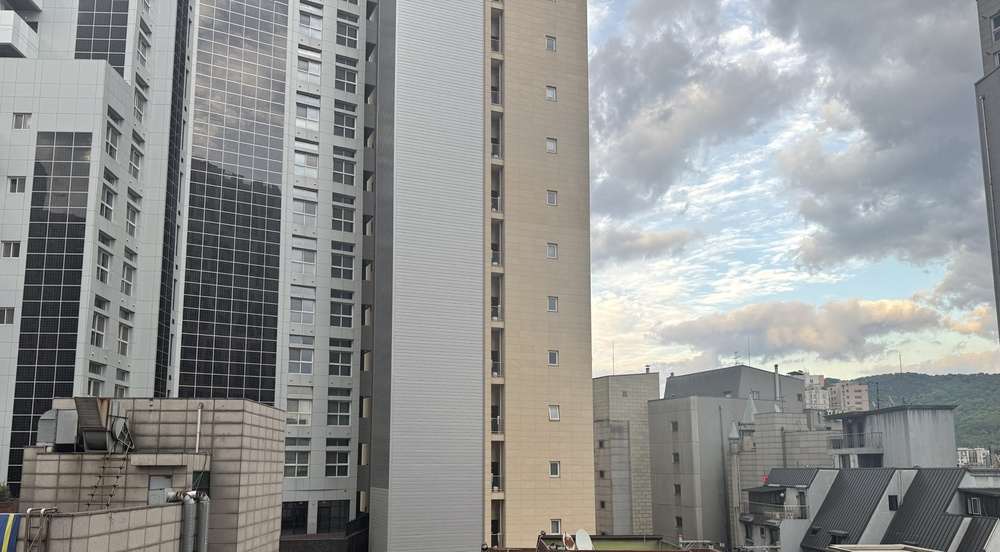
#> input picture left.jpg, 1000 x 552 px, shrunk from 5712 x 3153 before the run
$ python main.py
#> lines starting #> are read from the running program, lines starting #| are printed output that depends on the picture; after the words box and inside, x2 and y2 are one past the last pixel; in counts of white or black regions, pixels touching at a corner belong together
import cv2
import numpy as np


def load_image(path):
#> called with path = 'left.jpg'
    img = cv2.imread(path)
#> img is the input picture: shape (552, 1000, 3); mean B, G, R 146.6, 147.6, 146.3
#> call 2 of load_image, with path = 'center.jpg'
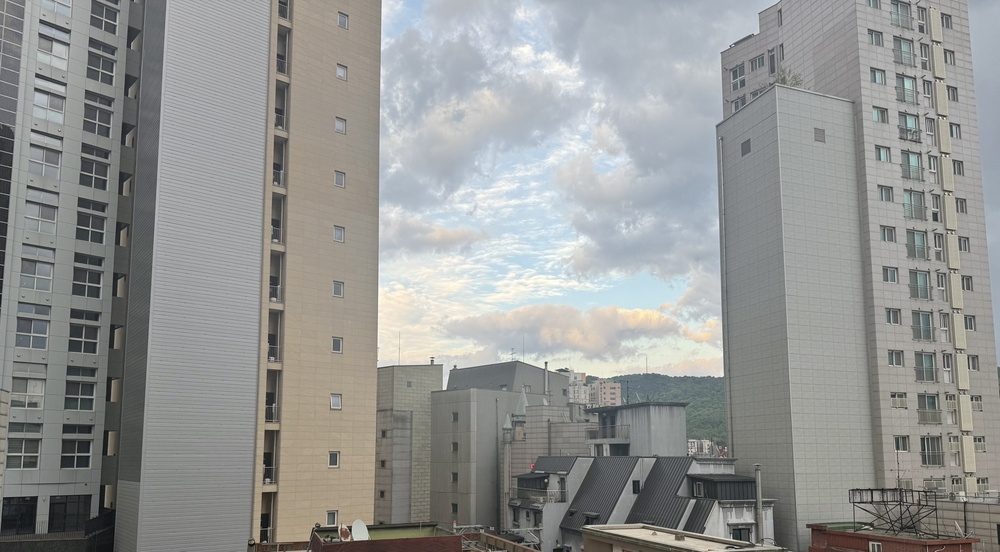
#> input picture center.jpg, 1000 x 552 px, shrunk from 5712 x 3153 before the run
#> in load_image, img is the input picture: shape (552, 1000, 3); mean B, G, R 147.3, 148.9, 147.7
#> call 3 of load_image, with path = 'right.jpg'
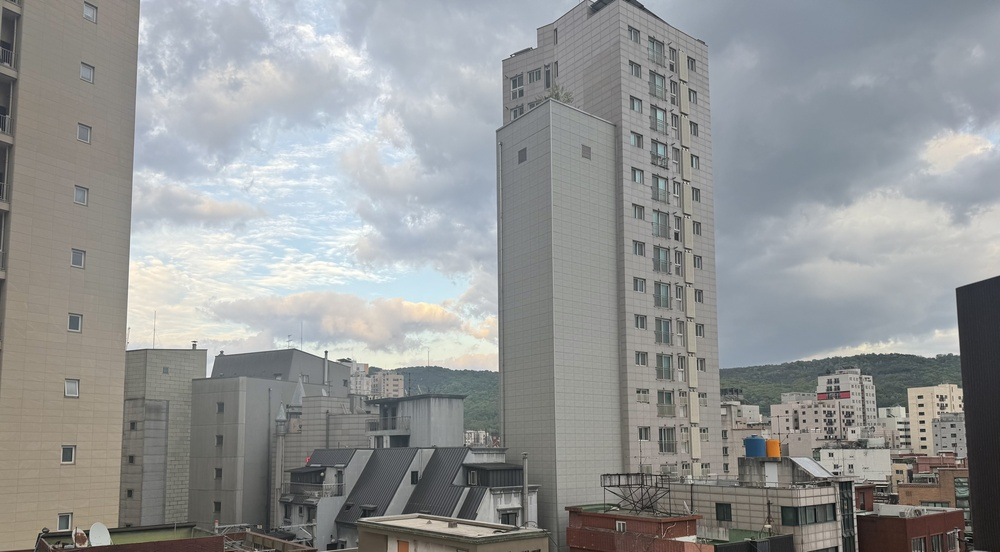
#> input picture right.jpg, 1000 x 552 px, shrunk from 5712 x 3153 before the run
#> in load_image, img is the input picture: shape (552, 1000, 3); mean B, G, R 149.5, 149.5, 147.5
    if img is None:
        raise FileNotFoundError(f"Image not found: {path}")
    return img


def remove_black_border(img):
    gray = cv2.cvtColor(img, cv2.COLOR_BGR2GRAY)
    _, thresh = cv2.threshold(gray, 1, 255, cv2.THRESH_BINARY)

    contours, _ = cv2.findContours(thresh, cv2.RETR_EXTERNAL, cv2.CHAIN_APPROX_SIMPLE)
    if not contours:
        return img

    c = max(contours, key=cv2.contourArea)
    x, y, w, h = cv2.boundingRect(c)

    return img[y:y+h, x:x+w]


def stitch_pair(img_left, img_right):
    gray_left = cv2.cvtColor(img_left, cv2.COLOR_BGR2GRAY)
    gray_right = cv2.cvtColor(img_right, cv2.COLOR_BGR2GRAY)

    orb = cv2.ORB_create(5000)

    kp1, des1 = orb.detectAndCompute(gray_left, None)
#> kp1 = 4791 keypoints; strongest (x, y, size): (194, 492, 31), (193, 489, 31), (189, 492, 31), (192, 497, 31)
    kp2, des2 = orb.detectAndCompute(gray_right, None)
#> kp2 = 4305 keypoints; strongest (x, y, size): (943, 155, 31), (432, 362, 31), (445, 388, 31), (940, 117, 31)

    if des1 is None or des2 is None:
        raise ValueError("Not enough features detected.")

    bf = cv2.BFMatcher(cv2.NORM_HAMMING)
    matches = bf.knnMatch(des1, des2, k=2)
#> matches = 4791 matches

    good_matches = []
    for pair in matches:
        if len(pair) == 2:
            m, n = pair
            if m.distance < 0.75 * n.distance:
                good_matches.append(m)
#> after the loop, good_matches = 577 matches

    if len(good_matches) < 10:
        raise ValueError("Not enough good matches.")

    src_pts = np.float32([kp1[m.queryIdx].pt for m in good_matches])
#> src_pts = 577 pairs, first value 44 to 961, second value 33 to 520
    dst_pts = np.float32([kp2[m.trainIdx].pt for m in good_matches])
#> dst_pts = 577 pairs, first value 38.4 to 940.8, second value 41 to 510

    M, inliers = cv2.estimateAffinePartial2D(
        src_pts,
        dst_pts,
        method=cv2.RANSAC,
        ransacReprojThreshold=5.0
    )
#> M = [[0.866, -0.0414, -112.4], [0.0414, 0.866, 15.1]]; inliers = 577 values, max 1 at index 23, min 0 at index 0, mean 0.3

    if M is None:
        raise ValueError("Affine estimation failed.")

    h1, w1 = img_left.shape[:2]
#> h1 = 552; w1 = 1000
    h2, w2 = img_right.shape[:2]
#> h2 = 552; w2 = 1000

    corners_left = np.float32([
        [0, 0],
        [0, h1],
        [w1, h1],
        [w1, 0]
    ]).reshape(-1, 1, 2)

    warped_corners_left = cv2.transform(corners_left, M)
#> warped_corners_left = [[-112.4, 15.1], [-135.2, 493], [730.6, 534.4], [753.4, 56.48]]

    corners_right = np.float32([
        [0, 0],
        [0, h2],
        [w2, h2],
        [w2, 0]
    ]).reshape(-1, 1, 2)

    all_corners = np.concatenate((warped_corners_left, corners_right), axis=0)
#> all_corners = [[-112.4, 15.1], [-135.2, 493], [730.6, 534.4], [753.4, 56.48], [0, 0], [0, 552], [1000, 552], [1000, 0]]

    x_min, y_min = np.int32(all_corners.min(axis=0).ravel())
#> x_min = -135; y_min = 0
    x_max, y_max = np.int32(all_corners.max(axis=0).ravel())
#> x_max = 1000; y_max = 552

    tx = -x_min
#> tx = 135
    ty = -y_min
#> ty = 0

    M_translate = M.copy()
#> M_translate = [[0.866, -0.0414, -112.4], [0.0414, 0.866, 15.1]]
    M_translate[0, 2] += tx
    M_translate[1, 2] += ty

    result_width = x_max - x_min
#> result_width = 1135
    result_height = y_max - y_min
#> result_height = 552

    warped_left = cv2.warpAffine(
        img_left,
        M_translate,
        (result_width, result_height)
    )
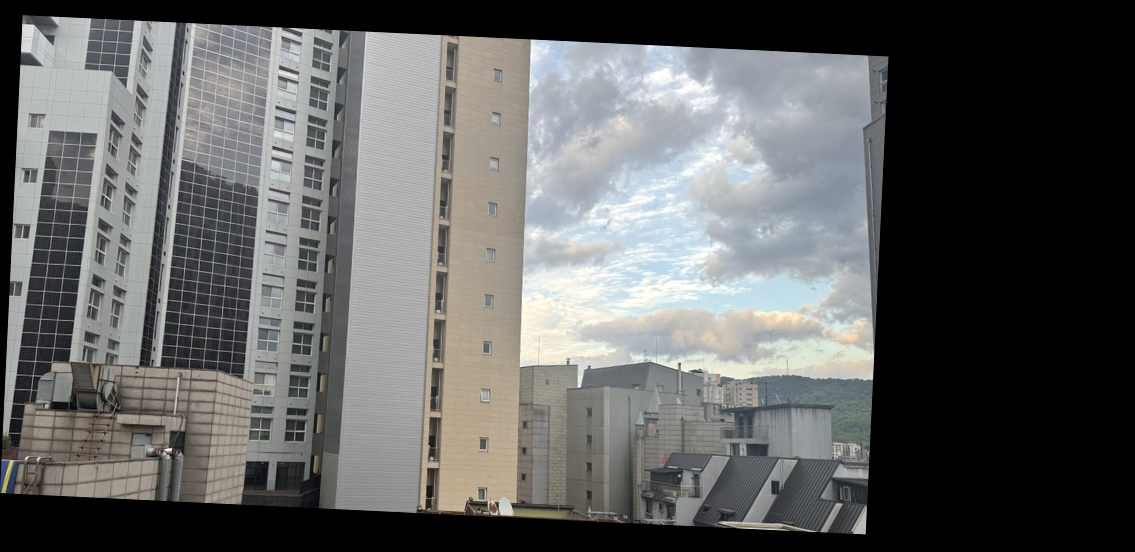
#> warped_left: shape (552, 1135, 3); mean B, G, R 97.1, 97.7, 96.9

    result = warped_left.copy()

    x_offset = tx
#> x_offset = 135
    y_offset = ty
#> y_offset = 0

    roi = result[y_offset:y_offset + h2, x_offset:x_offset + w2]

    mask_right = img_right > 0
#> mask_right: shape (552, 1000, 3) bool; every value is 1

    blended = roi.copy()
    blended[mask_right] = img_right[mask_right]

    result[y_offset:y_offset + h2, x_offset:x_offset + w2] = blended

    result = remove_black_border(result)
#> in remove_black_border, `_, thresh = cv2.threshold(gray, 1, 255, cv2.THRESH_BINARY)`:
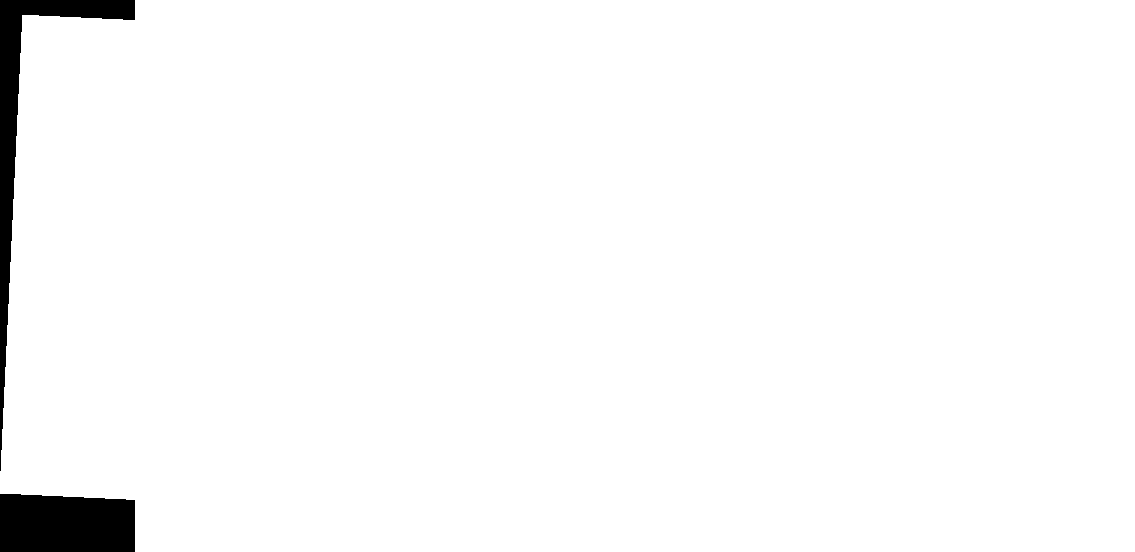
#> thresh: shape (552, 1135); 97.6% white; 2 black regions
#> in remove_black_border, `contours, _ = cv2.findContours(thresh, cv2.RETR_EXTERNAL, cv2.CHAIN_AP..`: contours = 1 contour; box (x1, y1, x2, y2) and area: (0, 0, 1135, 552) 609890
#> in remove_black_border, `c = max(contours, key=cv2.contourArea)`: c = contour of 76 points, box (x1, y1, x2, y2) (0, 0, 1135, 552), area 609890
#> in remove_black_border, `x, y, w, h = cv2.boundingRect(c)`: x = 0; w = 1135; h = 552

    return result


def main():
    left = load_image("left.jpg")
    center = load_image("center.jpg")
    right = load_image("right.jpg")

    print("Stitching left + center...")
    panorama = stitch_pair(left, center)

    print("Stitching panorama + right...")
    panorama = stitch_pair(panorama, right)
#> in stitch_pair (call 2), `kp1, des1 = orb.detectAndCompute(gray_left, None)`: kp1 = 4747 keypoints; strongest (x, y, size): (133, 500, 37.2), (1078, 155, 31), (567, 362, 31), (580, 388, 31)
#> in stitch_pair (call 2), `kp2, des2 = orb.detectAndCompute(gray_right, None)`: kp2 = 4563 keypoints; strongest (x, y, size): (857, 516, 31), (855, 515, 31), (193, 345, 31), (195, 345, 31)
#> in stitch_pair (call 2), `matches = bf.knnMatch(des1, des2, k=2)`: matches = 4747 matches
#> after the loop in stitch_pair (call 2), `for pair in matches:`: good_matches = 632 matches
#> in stitch_pair (call 2), `src_pts = np.float32([kp1[m.queryIdx].pt for m in good_matches])`: src_pts = 632 pairs, first value 70.85 to 1095.6, second value 38 to 510
#> in stitch_pair (call 2), `dst_pts = np.float32([kp2[m.trainIdx].pt for m in good_matches])`: dst_pts = 632 pairs, first value 62.4 to 923, second value 53 to 513
#> in stitch_pair (call 2), `M, inliers = cv2.estimateAffinePartial2D( src_pts, dst_pts, method=cv2..`: M = [[0.883, -0.0212, -261.2], [0.0212, 0.883, 20.74]]; inliers = 632 values, max 1 at index 13, min 0 at index 0, mean 0.413
#> in stitch_pair (call 2), `warped_corners_left = cv2.transform(corners_left, M)`: warped_corners_left = [[-261.2, 20.74], [-272.9, 508], [728.9, 532], [740.6, 44.78]]
#> in stitch_pair (call 2), `all_corners = np.concatenate((warped_corners_left, corners_right), axi..`: all_corners = [[-261.2, 20.74], [-272.9, 508], [728.9, 532], [740.6, 44.78], [0, 0], [0, 552], [1000, 552], [1000, 0]]
#> in stitch_pair (call 2), `x_min, y_min = np.int32(all_corners.min(axis=0).ravel())`: x_min = -272
#> in stitch_pair (call 2), `tx = -x_min`: tx = 272
#> in stitch_pair (call 2), `M_translate = M.copy()`: M_translate = [[0.883, -0.0212, -261.2], [0.0212, 0.883, 20.74]]
#> in stitch_pair (call 2), `result_width = x_max - x_min`: result_width = 1272
#> in stitch_pair (call 2), `warped_left = cv2.warpAffine( img_left, M_translate, (result_width, re..`:
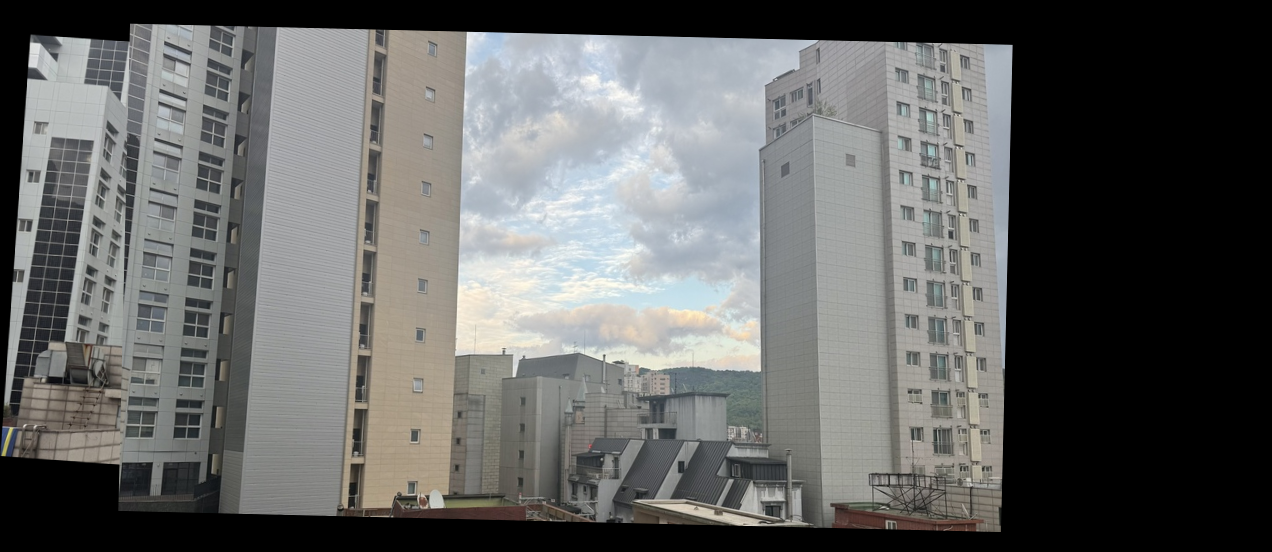
#> warped_left: shape (552, 1272, 3); mean B, G, R 98.3, 99.4, 98.6
#> in stitch_pair (call 2), `x_offset = tx`: x_offset = 272
#> in stitch_pair (call 2), `result[y_offset:y_offset + h2, x_offset:x_offset + w2] = blended`:
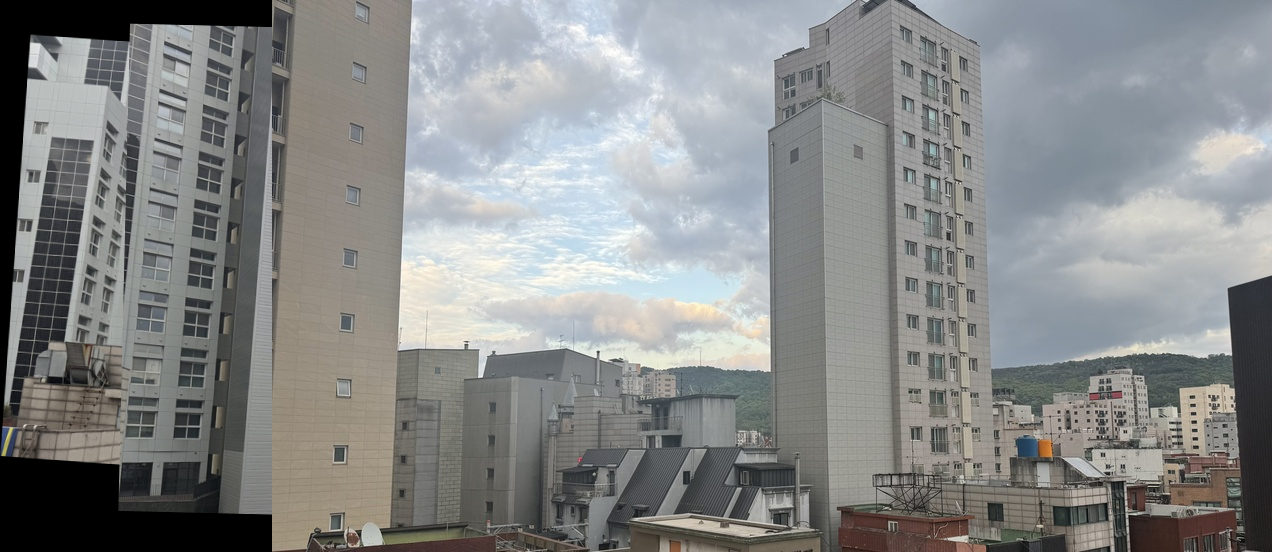
#> result: shape (552, 1272, 3); mean B, G, R 137, 137.1, 135.3
#> in remove_black_border (call 2), `_, thresh = cv2.threshold(gray, 1, 255, cv2.THRESH_BINARY)`:
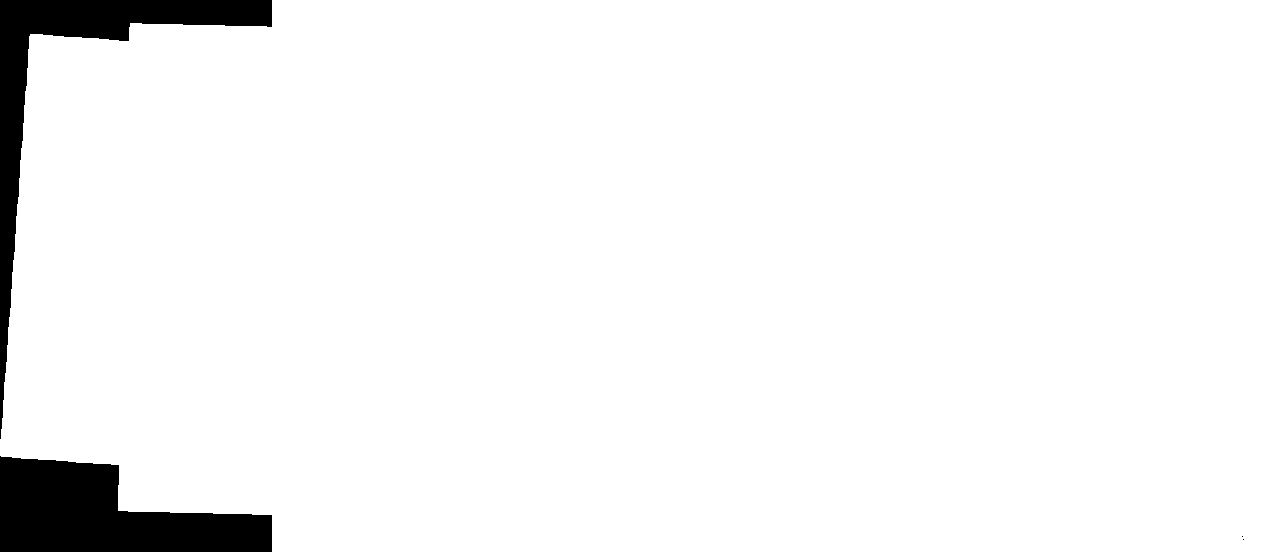
#> thresh: shape (552, 1272); 95.6% white; 4 black regions (2 under 20 px)
#> in remove_black_border (call 2), `contours, _ = cv2.findContours(thresh, cv2.RETR_EXTERNAL, cv2.CHAIN_AP..`: contours = 1 contour; box (x1, y1, x2, y2) and area: (0, 0, 1272, 552) 669115
#> in remove_black_border (call 2), `c = max(contours, key=cv2.contourArea)`: c = contour of 127 points, box (x1, y1, x2, y2) (0, 0, 1272, 552), area 669115
#> in remove_black_border (call 2), `x, y, w, h = cv2.boundingRect(c)`: w = 1272

    cv2.imwrite("panorama_result.jpg", panorama)

    cv2.imshow("Panorama Result", panorama)
    cv2.waitKey(0)
    cv2.destroyAllWindows()

    print("Done. Saved as panorama_result.jpg")


if __name__ == "__main__":
    main()
